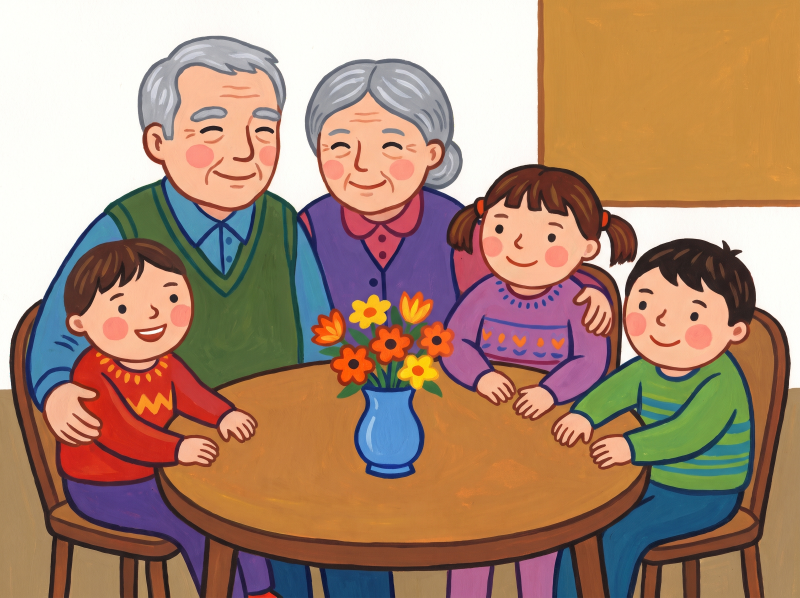
#> input picture 3-systeme/recherches/tests-images/sorties/6_scene_base_nbpro.png, 2400 x 1792 px (shown at 1/3 size)
$ python test_6_variante.py
#> lines starting #> are read from the running program, lines starting #| are printed output that depends on the picture; after the words box and inside, x2 and y2 are one past the last pixel; in counts of white or black regions, pixels touching at a corner belong together
### 3-systeme/recherches/tests-images/commun.py
"""Outils communs aux tests d'images NolaPrint (RCH du 02-11-2026).

Les clés sont lues dans GEMINI_API_KEY et IDEOGRAM_API_KEY. Elles ne sont jamais
écrites, ni dans les fichiers ni dans les journaux.
Dépendances : pip install google-genai requests pillow numpy
"""
import json
import os
import time
from pathlib import Path

import numpy as np
import requests
from PIL import Image

DOSSIER = Path(__file__).resolve().parent
SORTIES = DOSSIER / "sorties"
SORTIES.mkdir(exist_ok=True)

STYLE = ("gouache illustration, opaque pigment, no wash, closed contours, "
         "medium to saturated colors, bold simple shapes, no fine detail, "
         "no drop shadow, no paper texture")

MODELE_GEMINI = "gemini-3-pro-image"
IDEO_GENERATE = "https://api.ideogram.ai/v2/image/generate/ideogram-4-5"
IDEO_EDIT = "https://api.ideogram.ai/v2/image/precise-edit/ideogram-4-5"


def cle(nom):
    """Renvoie la clé, ou None si elle manque (le modèle est alors sauté)."""
    valeur = os.environ.get(nom)
    if not valeur:
        print(f"{nom} absente : modèle sauté.")
    return valeur


def journal(script, entree):
    """Ajoute une entrée au journal JSON du script, dans sorties/."""
    chemin = SORTIES / f"{script}.json"
    donnees = json.loads(chemin.read_text()) if chemin.exists() else []
    entree["horodatage"] = time.strftime("%Y-%m-%d %H:%M:%S")
    donnees.append(entree)
    chemin.write_text(json.dumps(donnees, ensure_ascii=False, indent=2))


# ---------- Gemini (Nano Banana Pro) ----------

# [48 lines left out: functions _config_gemini, _enregistrer_gemini, gemini, not called in this run]


def gemini_chat(script, tours, fichiers, aspect="1:1", taille="1K"):
    """Édition en plusieurs tours : un fichier écrit par tour."""
    key = cle("GEMINI_API_KEY")
    if not key:
        return []
    from google import genai
    client = genai.Client(api_key=key)
    chat = client.chats.create(model=MODELE_GEMINI, config=_config_gemini(aspect, taille))
    chemins = []
    for prompt, fichier in zip(tours, fichiers):
        debut = time.time()
        try:
            chemin, mime = _enregistrer_gemini(chat.send_message(prompt), fichier)
            erreur = None if chemin else "aucune image dans la réponse"
        except Exception as e:
            chemin, mime, erreur = None, None, str(e)
        journal(script, {"modele": MODELE_GEMINI, "mode": "chat", "prompt": prompt,
                         "fichier": fichier, "mime": mime,
                         "duree_s": round(time.time() - debut, 1), "erreur": erreur})
        print(f"{fichier} : {'ok' if chemin else erreur}")
        chemins.append(chemin)
        if not chemin:
            break
    return chemins


# ---------- Ideogram ----------

# [24 lines left out: functions _premiere_url, _sans_urls, not called in this run]


def ideogram(script, url, champs, fichier, fichiers_joints=()):
    """Un appel Ideogram en multipart. fichiers_joints : liste de (champ, chemin)."""
    key = cle("IDEOGRAM_API_KEY")
    if not key:
        return None
    ouverts = [(nom, (Path(p).name, open(p, "rb"), "image/png")) for nom, p in fichiers_joints]
    # Ideogram exige multipart/form-data, même sans fichier joint :
    # chaque champ texte passe donc en partie multipart (nom de fichier None).
    parties = [(k, (None, str(v))) for k, v in champs.items()] + ouverts
    debut = time.time()
    chemin, erreur, brut = None, None, None
    try:
        r = requests.post(url, headers={"Api-Key": key}, files=parties, timeout=300)
        brut = r.json() if r.headers.get("content-type", "").startswith("application/json") else r.text
        if r.ok:
            lien = _premiere_url(brut)
            if lien:
                chemin = SORTIES / fichier
                chemin.write_bytes(requests.get(lien, timeout=120).content)
            else:
                erreur = "aucune URL dans la réponse"
        else:
            erreur = f"HTTP {r.status_code}"
    except Exception as e:
        erreur = str(e)
    finally:
        for _, (_, f, _) in ouverts:
            f.close()
    journal(script, {"modele": url.rsplit("/", 2)[-2] + "/" + url.rsplit("/", 1)[-1],
                     "champs": champs, "joints": [[n, str(p)] for n, p in fichiers_joints],
                     "fichier": fichier, "duree_s": round(time.time() - debut, 1),
                     "erreur": erreur, "reponse": _sans_urls(brut)})
    print(f"{fichier} : {'ok' if chemin else erreur}")
    return chemin


# ---------- Masques et différences ----------

def masque_ideogram(source, boite, fichier):
    """Masque Ideogram : noir = zone à modifier, blanc = zone gardée.
    boite = (gauche, haut, droite, bas) en fractions de 0 à 1."""
#> called with boite = (0.62, 0.05, 0.95, 0.42), fichier = '6_masque_nbpro.png'
    largeur, hauteur = Image.open(source).size
#> largeur = 2400; hauteur = 1792
    masque = Image.new("L", (largeur, hauteur), 255)
#> masque: PIL image 2400x1792 L; every value is 255
    g, h, d, b = boite
    masque.paste(0, (int(g * largeur), int(h * hauteur), int(d * largeur), int(b * hauteur)))
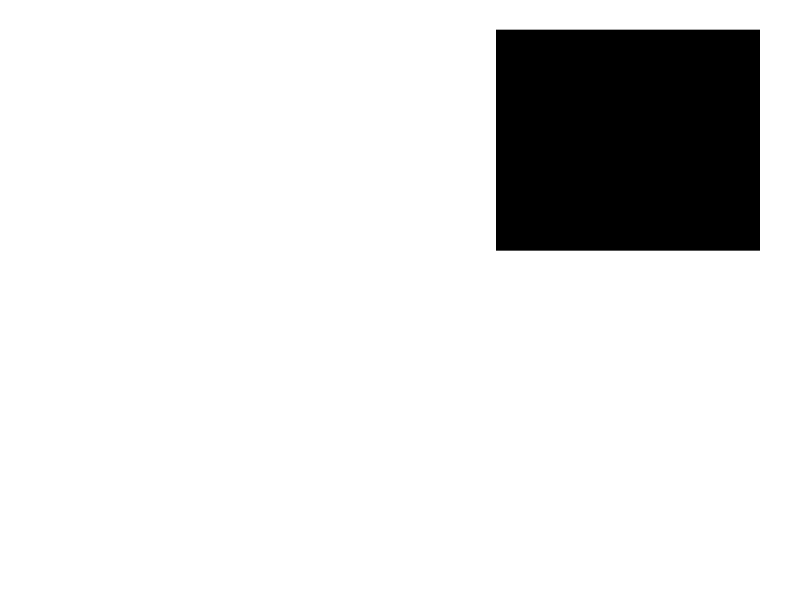
#> masque: PIL image 2400x1792 L (shown at 1/3 size); 87.8% white; 1 black region, box (x1, y1, x2, y2) and area: (1488, 89, 2280, 752) 525096
    chemin = SORTIES / fichier
    masque.save(chemin)
    return chemin


def difference(avant, apres, masque, fichier):
    """Mesure l'écart hors masque entre deux images. Écrit une carte de différence."""
#> called with fichier = '6_diff_nbpro.png'
    a = Image.open(avant).convert("RGB")
#> a is the input picture: PIL image 2400x1792 RGB; mean R, G, B 172, 138.3, 115.9
    b = Image.open(apres).convert("RGB")
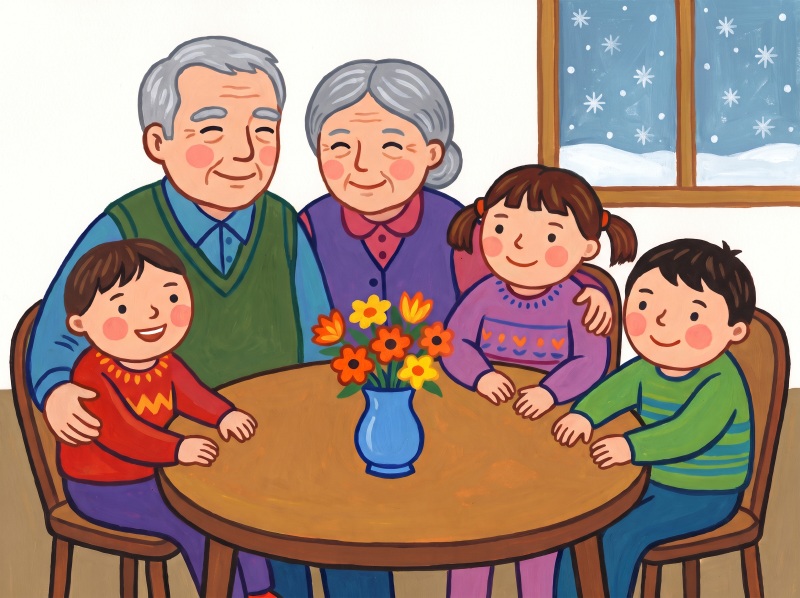
#> input picture 3-systeme/recherches/tests-images/sorties/6_hiver_nbpro.png, 2400 x 1792 px (shown at 1/3 size)
#> b is the input picture: PIL image 2400x1792 RGB; mean R, G, B 165.9, 140.2, 127.9
    redim = a.size != b.size
#> redim = False
    if redim:
        b = b.resize(a.size)
    m = np.array(Image.open(masque).convert("L").resize(a.size)) > 127  # vrai = hors zone
    ecart = np.abs(np.asarray(a, dtype=np.int16) - np.asarray(b, dtype=np.int16)).max(axis=2)
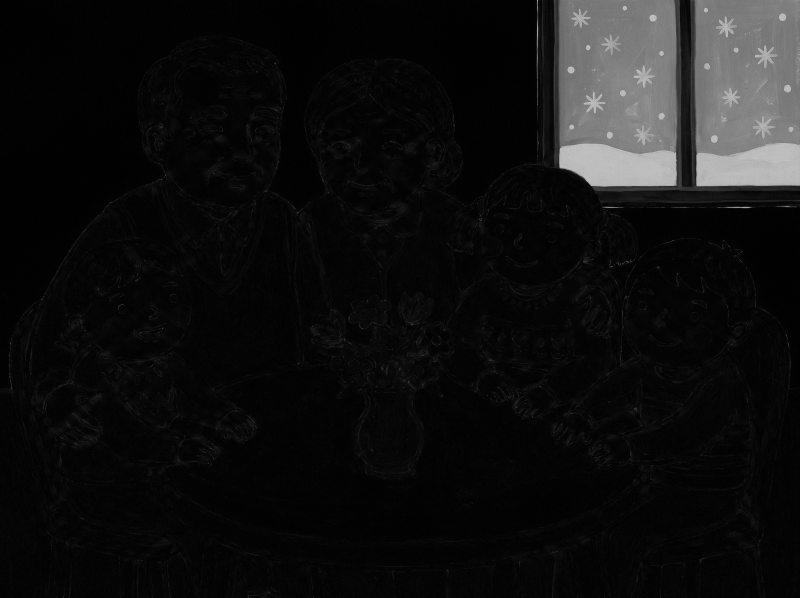
#> ecart: shape (1792, 2400) int16 (shown at 1/3 size); min 0, max 230, mean 17.1
    Image.fromarray(np.clip(ecart * 4, 0, 255).astype(np.uint8)).save(SORTIES / fichier)
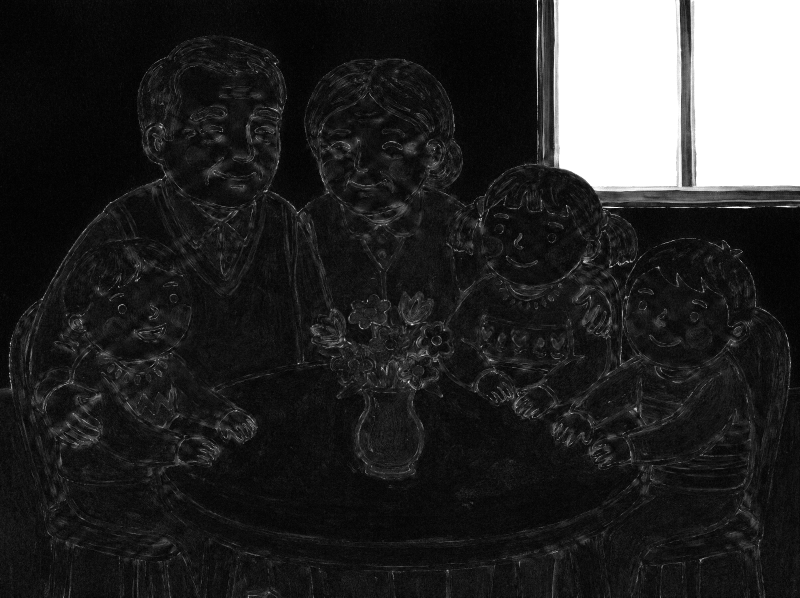
#> saved as 6_diff_nbpro.png: PIL image 2400x1792 L (shown at 1/3 size); min 0, max 255, mean 42.3
    hors = ecart[m]
    return {"ecart_moyen_hors_masque": round(float(hors.mean()), 2),
            "part_pixels_changes_hors_masque": round(float((hors > 8).mean()), 4),
            "tailles_differentes": redim}

### 3-systeme/recherches/tests-images/test_6_variante.py
"""Capacité 6 : régénérer une scène avec une variante contrôlée (fenêtre enneigée).

À lancer avant test_3 : la scène de base sert aussi au test 3.
Sorties : 6_scene_base_<modele>.png, 6_hiver_<modele>.png, 6_masque.png, 6_diff_<modele>.png.
À regarder : écart hors masque (idéalement nul) et dérive de couleur de toute la scène.
"""
from commun import (IDEO_EDIT, IDEO_GENERATE, SORTIES, STYLE, difference, gemini_chat,
                    ideogram, journal, masque_ideogram)

SCRIPT = "test_6_variante"
SCENE = (f"A warm family living room scene: grandparents and grandchildren around a table, "
         f"a vase of flowers on the table, a plain wall in the upper right corner. {STYLE}.")
HIVER = ("Add a window with snow falling outside in the upper right corner. "
         "Keep everything else exactly identical.")
ZONE_HIVER = (0.62, 0.05, 0.95, 0.42)  # gauche, haut, droite, bas (fractions)

# Nano Banana Pro : deux tours de conversation, sans masque.
gemini_chat(SCRIPT, [SCENE, HIVER], ["6_scene_base_nbpro.png", "6_hiver_nbpro.png"],
            aspect="4:3", taille="2K")

# Ideogram 4.5 : scène de base, puis Precise Edit avec masque sur le coin.
base = ideogram(SCRIPT, IDEO_GENERATE,
                {"prompt": SCENE, "magic_prompt": "off", "background": "opaque",
                 "quality": "high", "size": "1024x1024", "seed": "4242", "num_images": "1"},
                "6_scene_base_ideo45.png")
if base:
    masque = masque_ideogram(base, ZONE_HIVER, "6_masque.png")
    ideogram(SCRIPT, IDEO_EDIT,
             {"prompt": HIVER, "context_window": "auto", "quality": "high",
              "seed": "4242", "num_images": "1"},
             "6_hiver_ideo45.png",
             fichiers_joints=[("image", base), ("mask", masque)])

# Mesure : écart hors masque, avec le même masque pour les deux modèles.
for modele in ("nbpro", "ideo45"):
    avant = SORTIES / f"6_scene_base_{modele}.png"
    apres = SORTIES / f"6_hiver_{modele}.png"
    if not (avant.exists() and apres.exists()):
        continue
    masque = masque_ideogram(avant, ZONE_HIVER, f"6_masque_{modele}.png")
    mesure = difference(avant, apres, masque, f"6_diff_{modele}.png")
#> mesure = {'ecart_moyen_hors_masque': 9.12, 'part_pixels_changes_hors_masque': 0.167, 'tailles_differentes': False}
    journal(SCRIPT, {"lecture": {"modele": modele, **mesure}})
    print(modele, mesure)
#| nbpro {'ecart_moyen_hors_masque': 9.12, 'part_pixels_changes_hors_masque': 0.1672, 'tailles_differentes': False}
#> pass 2 of the loop `for modele in ("nbpro", "ideo45"):`:
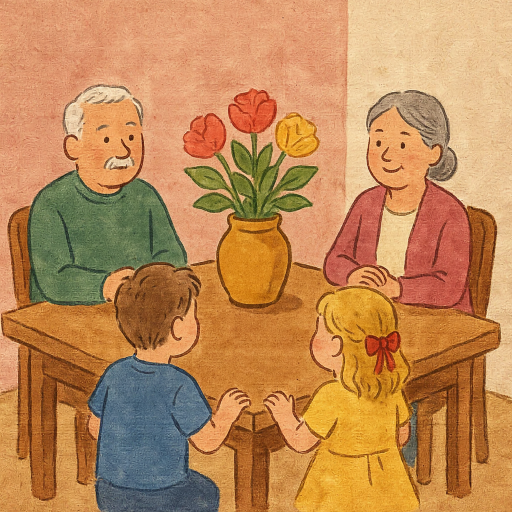
#> input picture 3-systeme/recherches/tests-images/sorties/6_scene_base_ideo45.png, 1024 x 1024 px (shown at 1/2 size)
#> largeur = 1024
#> in masque_ideogram (call 2), `masque.paste(0, (int(g * largeur), int(h * hauteur), int(d * largeur),..`:
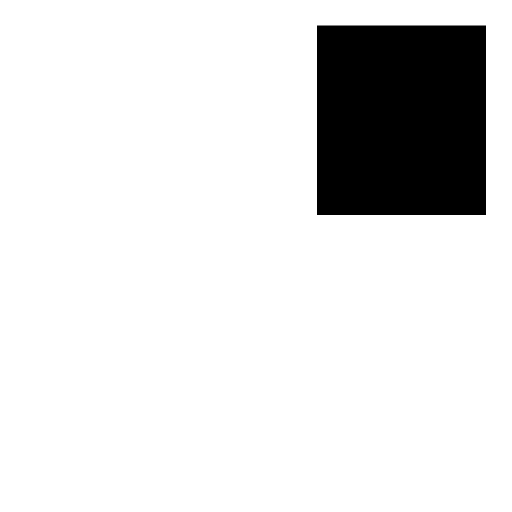
#> masque: PIL image 1024x1024 L (shown at 1/2 size); 87.8% white; 1 black region, box (x1, y1, x2, y2) and area: (634, 51, 972, 430) 128102
#> in difference, a is the input picture: PIL image 1024x1024 RGB; mean R, G, B 190.5, 137, 86.3
#> ecart: shape (1024, 1024) int16
#> in difference (call 2), `Image.fromarray(np.clip(ecart * 4, 0, 255).astype(np.uint8)).save(SORT..`:
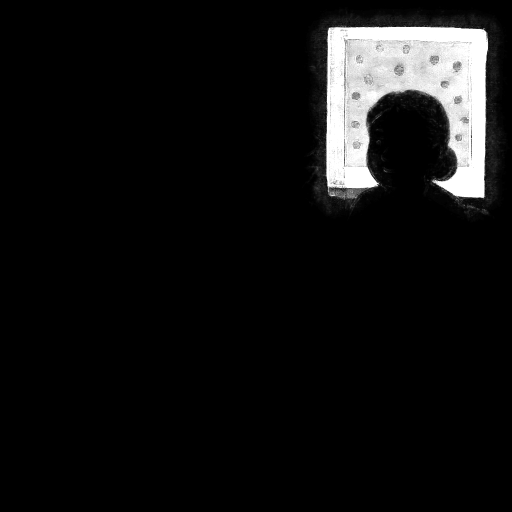
#> saved as 6_diff_ideo45.png: PIL image 1024x1024 L (shown at 1/2 size); min 0, max 255, mean 17.7
#> mesure = {'ecart_moyen_hors_masque': 0.13, 'part_pixels_changes_hors_masque': 0.0019, 'tailles_differentes': False}
#| ideo45 {'ecart_moyen_hors_masque': 0.13, 'part_pixels_changes_hors_masque': 0.0019, 'tailles_differentes': False}
